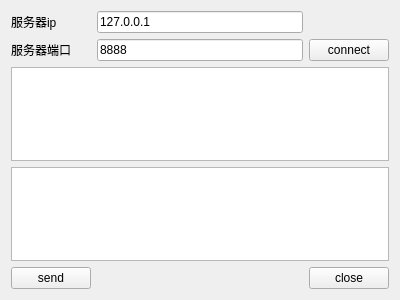
<?xml version="1.0" encoding="UTF-8"?>
<ui version="4.0">
 <class>ClientWidget</class>
 <widget class="QWidget" name="ClientWidget">
  <property name="geometry">
   <rect>
    <x>0</x>
    <y>0</y>
    <width>400</width>
    <height>300</height>
   </rect>
  </property>
  <property name="windowTitle">
   <string>Form</string>
  </property>
  <layout class="QGridLayout" name="gridLayout">
   <item row="2" column="0" colspan="3">
    <widget class="QTextEdit" name="textEditRead">
     <property name="readOnly">
      <bool>true</bool>
     </property>
    </widget>
   </item>
   <item row="4" column="0">
    <widget class="QPushButton" name="pushButtonSend">
     <property name="text">
      <string>send</string>
     </property>
    </widget>
   </item>
   <item row="1" column="1">
    <widget class="QLineEdit" name="lineEditPort">
     <property name="text">
      <string>8888</string>
     </property>
    </widget>
   </item>
   <item row="4" column="2">
    <widget class="QPushButton" name="pushButtonClose">
     <property name="text">
      <string>close</string>
     </property>
    </widget>
   </item>
   <item row="0" column="1">
    <widget class="QLineEdit" name="lineEditIP">
     <property name="text">
      <string>127.0.0.1</string>
     </property>
    </widget>
   </item>
   <item row="0" column="0">
    <widget class="QLabel" name="labelIP">
     <property name="text">
      <string>服务器ip</string>
     </property>
    </widget>
   </item>
   <item row="4" column="1">
    <spacer name="horizontalSpacer">
     <property name="orientation">
      <enum>Qt::Horizontal</enum>
     </property>
     <property name="sizeHint" stdset="0">
      <size>
       <width>217</width>
       <height>20</height>
      </size>
     </property>
    </spacer>
   </item>
   <item row="1" column="0">
    <widget class="QLabel" name="labelPort">
     <property name="text">
      <string>服务器端口</string>
     </property>
    </widget>
   </item>
   <item row="3" column="0" colspan="3">
    <widget class="QTextEdit" name="textEditWrite"/>
   </item>
   <item row="1" column="2">
    <widget class="QPushButton" name="pushButtonConnect">
     <property name="text">
      <string>connect</string>
     </property>
    </widget>
   </item>
  </layout>
 </widget>
 <resources/>
 <connections/>
</ui>
